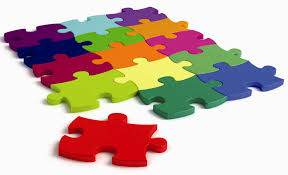
#> input picture tensorflow_vgg/test_data/puzzle.jpeg, 288 x 175 px
$ python utils.py
#> lines starting #> are read from the running program, lines starting #| are printed output that depends on the picture
import skimage
import skimage.io
import skimage.transform
import numpy as np


# synset = [l.strip() for l in open('synset.txt').readlines()]


# returns image of shape [224, 224, 3]
# [height, width, depth]
# [49 lines left out: functions load_image, print_prob, load_image2, not called in this run]


def test():
    img = skimage.io.imread("./test_data/puzzle.jpeg")
#> img is the input picture: shape (175, 288, 3); mean R, G, B 199.2, 179.7, 167.7
    ny = 300
    nx = img.shape[1] * ny // img.shape[0]
#> nx = 493
    img = skimage.transform.resize(img, (ny, nx), mode='constant')
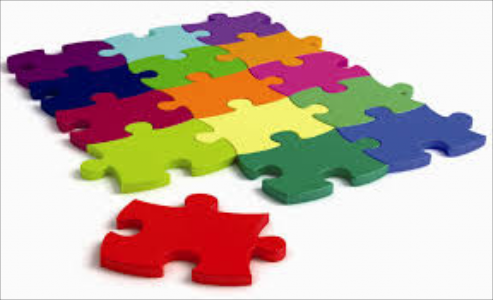
#> img: shape (300, 493, 3) float64; mean R, G, B 0.779, 0.702, 0.655
#> (the run stopped early here; a loop or call above may not have finished)

$ run again, with tensorflow_vgg/test_data/tiger.jpeg copied over tensorflow_vgg/test_data/puzzle.jpeg
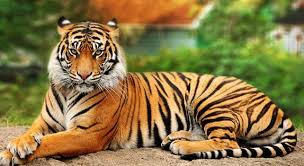
#> input picture tensorflow_vgg/test_data/tiger.jpeg, 304 x 166 px
#> in test, img is the input picture: shape (166, 304, 3); mean R, G, B 135.4, 118.1, 68.4
#> in test, `img = skimage.transform.resize(img, (ny, nx), mode='constant')`:
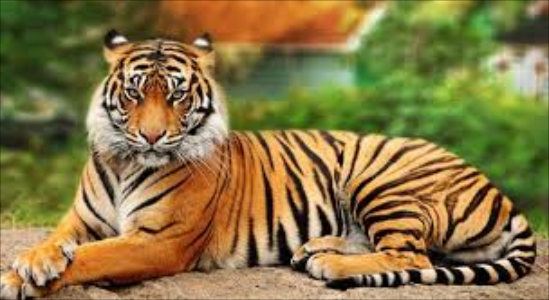
#> img: shape (300, 549, 3) float64; mean R, G, B 0.53, 0.462, 0.267
